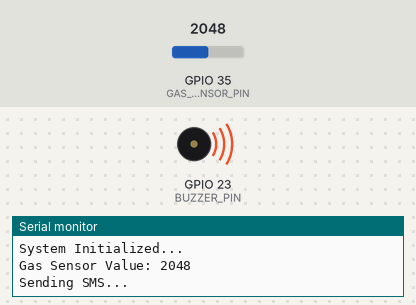
Bench run of a sketch on a simulated ESP32. On the bench: buzzer (waves = sounding), the last lines printed to the serial monitor. The inputs (shaded band) are chosen by the test bench; at power-on: GPIO 35 (GAS_SENSOR_PIN) = 2048. The modem accepts every AT command (registered, SIM ready, sends succeed) and sends nothing else.

Above: at 2.1 s.
At 7.1 s:
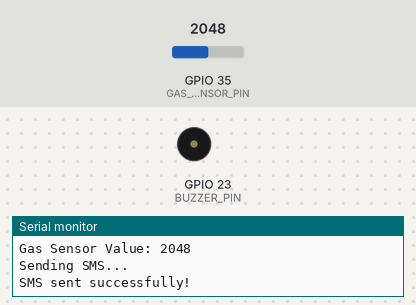
Timing chart, 0 to 10.1 s (numbered marks = the images above):
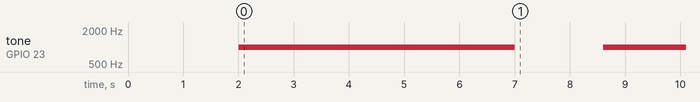

Measured:
- by itself, tone on GPIO 23 (BUZZER_PIN): silent → 1000 Hz at 2.0 s, → silent 5.0 s later, → 1000 Hz 1.6 s later

The sketch:

fullcodeESP32.ino
```cpp
// Use HardwareSerial for SIM900A communication
HardwareSerial SIM900A(2); // UART1 for SIM900A

// Pin Definitions
const int GAS_SENSOR_PIN = 35; // GPIO35 for Gas Sensor
const int BUZZER_PIN = 23;     // GPIO23 for Buzzer
// const int RED_LED = 18;        // GPIO18 for Red LED
// const int GREEN_LED = 19;      // GPIO19 for Green LED

// Global Variables
int sensorValue;
bool Gas_Leak_Status = false;
int sms_count = 0;

int gasThreshold = 1000;

String phone_no = "+639453674856";
String txt_content = "Leak Detected!!!\nLocation: PUREZA STATION";

void setup() {
  // Initialize Serial Monitor
  Serial.begin(38400); // Monitor at 38400 baud
  delay(1000);

  // Initialize SIM900A communication
  SIM900A.begin(38400, SERIAL_8N1, 16, 17); // RX=GPIO16, TX=GPIO17 for SIM900A
  delay(1000);

  // Pin Modes
  pinMode(GAS_SENSOR_PIN, INPUT);
  pinMode(BUZZER_PIN, OUTPUT);
  // pinMode(RED_LED, OUTPUT);
  // pinMode(GREEN_LED, OUTPUT);

  // Initial State
  // digitalWrite(GREEN_LED, HIGH);
  // digitalWrite(RED_LED, LOW);
  noTone(BUZZER_PIN);

  Serial.println("System Initialized...");
}

void loop() {
  CheckGas();
  CheckShutDown();
}

void CheckGas() {
  sensorValue = analogRead(GAS_SENSOR_PIN); // Read gas sensor value
  Serial.print("Gas Sensor Value: ");
  Serial.println(sensorValue); // Print value to Serial Monitor

  if (sensorValue > gasThreshold) {
    // Alert State
    // digitalWrite(GREEN_LED, LOW);
    // digitalWrite(RED_LED, HIGH);
    SetAlert();
    delay(2000);
    // callUp(phone_no);
  }
  delay(100);
}

void SetAlert() {
  tone(BUZZER_PIN, 1000, 5000); // Sound buzzer for 5 seconds

  while (sms_count < 1) { // Send SMS alert only once
    SendTextMessage(txt_content);
  }
  Gas_Leak_Status = true;
}

void CheckShutDown() {
  if (Gas_Leak_Status) {
    int Gas_shut_val = analogRead(GAS_SENSOR_PIN);
    if (Gas_shut_val < gasThreshold) {
      // Restore to normal state
      // digitalWrite(RED_LED, LOW);
      // digitalWrite(GREEN_LED, HIGH);
      noTone(BUZZER_PIN);
      sms_count = 0;
      Gas_Leak_Status = false;
      Serial.println("Gas leak resolved.");
    }
  }
}

void SendTextMessage(String txt_content) {
  Serial.println("Sending SMS...");
  SIM900A.println("AT+CMGF=1"); // Set SMS mode to Text
  delay(1000);

  SIM900A.print("AT+CMGS=\"");
  SIM900A.print(phone_no);
  SIM900A.println("\"");
  delay(1000);

  SIM900A.println(txt_content); // SMS content
  delay(500);

  SIM900A.write(26); // End SMS with CTRL+Z
  delay(2000);

  Serial.println("SMS sent successfully!");
  sms_count++;
}

void callUp(String number) {
  Serial.println("Making a call...");
  SIM900A.print("ATD");
  SIM900A.print(number);
  SIM900A.println(";"); // Dial the number
  delay(20000);         // Wait for 20 seconds before hanging up
  SIM900A.println("ATH"); // Hang up
  delay(500);
  Serial.println("Call ended.");
}
```
